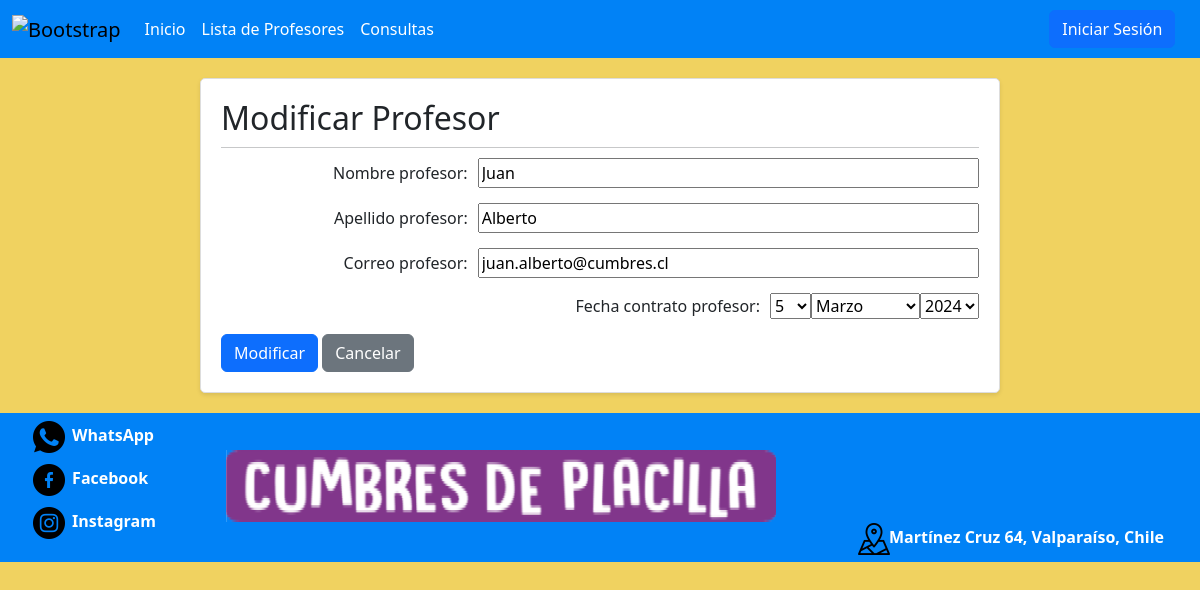
Screenshot of /SitioWeb/modificarProfesor/5 with the database file from the repository.
### SitioWeb/models.py (models this page shows, shortened)
class Profesor(models.Model):
    nombre_prof = models.CharField(max_length=20)
    apellido_prof = models.CharField(max_length=20)
    correo_prof = models.EmailField(max_length=254)
    fec_contra_prof = models.DateField()
    class Meta:
        db_table = 'SitioWeb_profesor'

### SitioWeb/views.py (the view, shortened to what this page needs)
# urls.py: path('modificarProfesor/<int:id>', modificarProfesor, name='modificarProfesor'),
def modificarProfesor(request, id):
    profesor = get_object_or_404(Profesor, id=id)
    data = {
        'form': profesorForm(instance=profesor),
        'profesor': profesor
    }
    return render(request, 'paginas/modificarProfesor.html', data)

### SitioWeb/forms.py
class profesorForm(forms.ModelForm):
    class Meta:
        model = Profesor
        fields = '__all__'
        widgets = {
            "fec_contra_prof": forms.SelectDateWidget()
        }

### SitioWeb/templates/paginas/modificarProfesor.html (shortened to what this page needs)
{% load static %}
<!DOCTYPE html>
<html lang="en">
<head>
 <link href="https://cdn.jsdelivr.net/npm/bootstrap@5.3.3/dist/css/bootstrap.min.css" rel="stylesheet">
 <link type='text/css' href="{%static "css/style.css"%}" rel="stylesheet" />
</head>
<body>
  <nav class="navbar navbar-expand-lg navbar-custom">
    <div class="container-fluid nav-bar-custom">
      <a class="navbar-brand" href=""><img src='{%static "Imagenes/Logo.png"%}' alt="Bootstrap" width="90" height="72"></a>
      <div class="collapse navbar-collapse" id="navbarNavDropdown">
        <ul class="navbar-nav">
          <li class="nav-item">
            <a class="nav-link nav-item-custom" aria-current="page" href="{%url 'index'%}">Inicio</a>
          </li>
          <li class="nav-item" id="btnAdmin">
            <a class="nav-link nav-item-custom" href="{%url 'listarProfesor'%}" target="_blank" rel="noopener noreferrer">Lista de Profesores</a>
          </li>
          <li class="nav-item" id="btnConsultas">
            <a class="nav-link nav-item-custom" href="{%url 'listarConsulta'%}" target="_blank" rel="noopener noreferrer">Consultas</a>
          </li>
        </ul>
        <div class="right-item">
          <button type="button" class="btn btn-primary" data-bs-toggle="modal" data-bs-target="#exampleModal">Iniciar Sesión</button>
      </div>
      </div>
    </div>
  </nav>
    <main class="form-container">
      <div class="card">
          <div class="card-body">
              <h2>Modificar Profesor</h2>
              <hr>
              <form method="post" action="{% url 'modificarProfesor' id=profesor.id %}">
                  <div class="form-group">
                      <label for="id_nombre_prof">Nombre profesor:</label>
                      {{ form.nombre_prof }}
                  </div>
                  <div class="form-group">
                      <label for="id_apellido_prof">Apellido profesor:</label>
                      {{ form.apellido_prof }}
                  </div>
                  <div class="form-group">
                      <label for="id_correo_prof">Correo profesor:</label>
                      {{ form.correo_prof }}
                  </div>
                  <div class="form-group">
                      <label for="id_fec_contra_prof">Fecha contrato profesor:</label>
                      {{ form.fec_contra_prof }}
                  </div>
                  <button type="submit" class="btn btn-primary">Modificar</button>
                  <a href="{% url 'listarProfesor' %}" class="btn btn-secondary">Cancelar</a>
              </form>
          </div>
      </div>
  </main>
    <footer>
      <div class="FooterIzquierda">
        <ul>
          <li class="ListaFooter d-flex align-items-center">
            <a href="https://api.whatsapp.com/send/?phone=56966967653&text=Hola%21+necesito+informaci%C3%B3n+sobre+este+Colegio&type=phone_number&app_absent=0" target="_blank" rel="noopener noreferrer">
              <img src='{%static "Imagenes/whatsapp.png"%}' class="IconFooter mr-2">
            </a>
            <a  href="https://api.whatsapp.com/send/?phone=56966967653&text=Hola%21+necesito+informaci%C3%B3n+sobre+este+Colegio&type=phone_number&app_absent=0"  target="_blank" rel="noopener noreferrer" class="TxtIcono">WhatsApp</a>
          </li>
          <li class="ListaFooter d-flex align-items-center">
            <a href="https://www.facebook.com/escueladelenguajecumbresdeplacillavalparaiso/"  target="_blank" rel="noopener noreferrer" class="IconoFooter">
              <img src='{%static "Imagenes/facebook.png"%}' class="IconFooter mr-2">
            </a>
            <a  href="https://www.facebook.com/escueladelenguajecumbresdeplacillavalparaiso/"  target="_blank" rel="noopener noreferrer" class="TxtIcono">Facebook</a>
          </li>
          <li class="ListaFooter d-flex align-items-center">
            <a href="https://www.instagram.com/cumbresdeplacillavalparaiso/"  target="_blank" rel="noopener noreferrer">
              <img src='{%static "Imagenes/instagram.png"%}' alt="Instagram" class="IconFooter mr-2">
            </a>
            <a  href="https://www.instagram.com/cumbresdeplacillavalparaiso/"  target="_blank" rel="noopener noreferrer" class="TxtIcono">Instagram</a>
          </li>
        </ul>
      </div>
          <div ID="FooterCentro">
            <img src='{%static "Imagenes/letras-del-logo-logo.png"%}'>
          </div>
          <div ID="FooterDerecha" class="d-flex align-items-center">
            <a href="https://maps.app.goo.gl/qd44qkzyeYCdrR2x8" target="_blank" rel="noopener noreferrer">
              <img src='{%static "Imagenes/GoogleMaps.png"%}' alt="GoogleMaps" class="IconFooter mr-2">
            </a>
            <a href="https://maps.app.goo.gl/qd44qkzyeYCdrR2x8" target="_blank" rel="noopener noreferrer" ID="TxtIconoD">Martínez Cruz 64, Valparaíso, Chile</a>
          </div>
      </footer>
</body>
</html>

### ProyectoCumbres/static/CSS/style.css (style rules this page uses)
body { background-color: #f0d260;display: flex; flex-direction: column; min-height: 100vh; }
.navbar-custom { background-color: #0182f6; }
.nav-item-custom { color: white; }
.nav-bar-custom { background-color: #0182f6; }
.IconFooter { width: 32px; height: 32px; margin-top: 25%; margin-left: 2%; margin-right: 2%; align-self: center; margin-bottom: 10%; }
footer { width: 100%; display: flex; justify-content: space-between; padding-bottom: .3%; color: #333333; font-weight: bold; background-color: #0182f6; }
.right-item { margin-left: auto; margin-right: 1.2%; }
.FooterIzquierda { align-self: flex-start; }
#FooterDerecha { align-self: flex-end; margin-left: .2%; margin-right: 3%; text-align: left; }
#FooterCentro { align-self: center; margin-left: .2%; margin-right: .2%; }
ul { list-style: none; }
.TxtIcono { margin-left: 7%; color: white; text-decoration: none; }
#TxtIconoD { color: white; text-decoration: none; }
.form-group { display: flex; justify-content: space-between; align-items: center; margin-bottom: 15px; }
.form-group label { flex: 1; text-align: right; margin-right: 10px; }
.form-group input, .form-group textarea { flex: 2; }
.card { border: 1px solid #ddd; border-radius: 5px; box-shadow: 0 2px 4px rgba(0, 0, 0, 0.1); margin: 20px auto; max-width: 800px; overflow: hidden; }
.card-body { padding: 20px; }
.card-body h2 { margin-top: 0; margin-bottom: 10px; }
.card-body hr { margin: 10px 0; }

### rows the page displays
Profesor: nombre_prof "Juan", apellido_prof "Alberto", correo_prof "juan.alberto@cumbres.cl"
